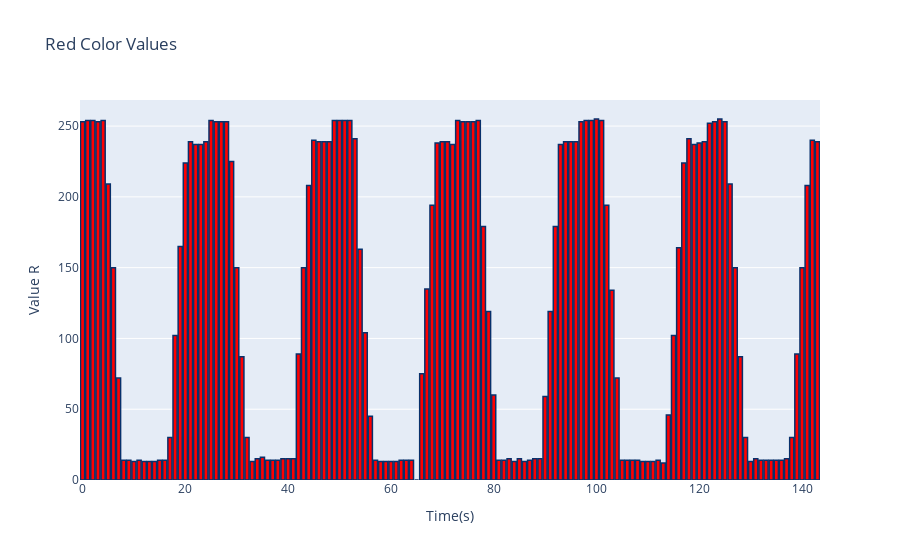
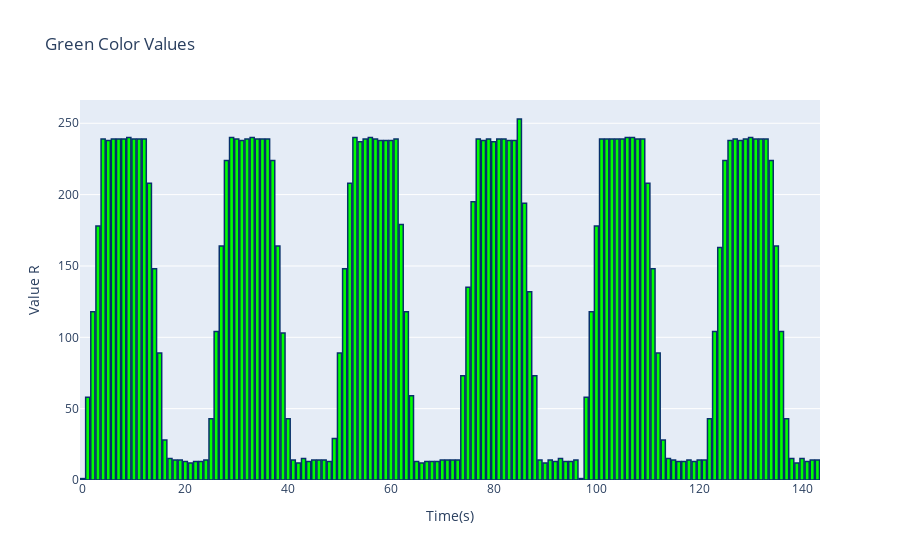
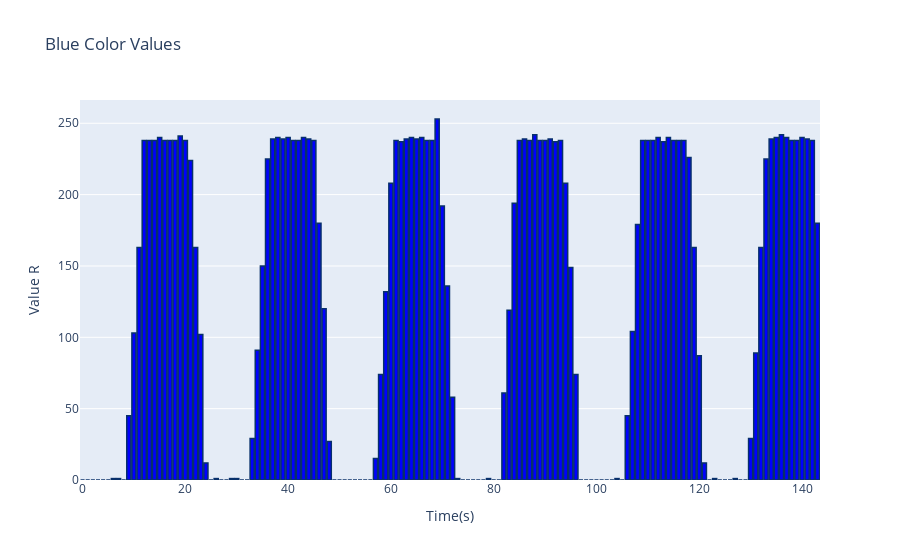

Write notebook code for charts like these, in order.
### Code cell
import numpy as np
import plotly.express as px
# isolates the first column of the list
def new_R():
    new_l1=np.delete(l, [1,2], axis=2)
    return (new_l1)
new_R()

RED=new_R().flatten() #flattens array
#graphs the Red values
def graph_R():
    df = px.data.tips()
    fig1 = px.bar(y=RED,title="Red Color Values")
    fig1.update_xaxes(title_text='Time(s)')
    fig1.update_yaxes(title_text='Value R')
    fig1.update_traces(marker_color='rgb(255,0,0)', marker_line_color='rgb(8,48,107)',
                  marker_line_width=1.5, opacity=1)
    fig1.show()
    fig1.write_image("Output/fig1.png") #saves graph to "Output" folder
graph_R()

# isolates the second column of the list
def new_G():
    new_l2=np.delete(l, [0,2], axis=2)
    return (new_l2)
new_G()

GREEN=new_G().flatten() #flattens array
#graphs the green values
def graph_G():
    fig2 = px.bar(y=(GREEN),title="Green Color Values")
    fig2.update_xaxes(title_text='Time(s)')
    fig2.update_yaxes(title_text='Value R')
    fig2.update_traces(marker_color='rgb(0, 255, 0)', marker_line_color='rgb(8,48,107)',
                  marker_line_width=1.5, opacity=1)
    fig2.show()
    fig2.write_image("Output/fig2.png") #saves graph to "Output" folder
graph_G()

# isolates the third column of the list
def new_B():
    new_l3=np.delete(l, [0,1], axis=2)
    return (new_l3)
new_B()

BLUE=new_B().flatten() #flattens array
# graphs the blue values
def graph_B():
    fig3 = px.bar(y=(BLUE),title="Blue Color Values")
    fig3.update_xaxes(title_text='Time(s)')
    fig3.update_yaxes(title_text='Value R')
    fig3.update_traces(marker_color='rgb(0, 0, 255)', marker_line_color='rgb(8,48,107)',
                  marker_line_width=1.5, opacity=1)
    fig3.show()
    fig3.write_image("Output/fig3.png") #saves graph to "Output" folder
graph_B()

### Figure 1 — Plotly figure (JSON) as saved in the notebook; plotly's stock layout.template omitted (floating-point values rounded to 4 significant figures; data arrays with more than 128 entries replaced by an {"elided": "..."} marker saying what was removed)
{"data": [{"alignmentgroup": "True", "hovertemplate": "x=%{x}<br>y=%{y}<extra></extra>", "legendgroup": "", "marker": {"color": "rgb(255,0,0)", "line": {"color": "rgb(8,48,107)", "width": 1.5}, "pattern": {"shape": ""}}, "name": "", "offsetgroup": "", "opacity": 1, "orientation": "v", "showlegend": false, "textposition": "auto", "type": "bar", "x": {"elided": "144 int values"}, "xaxis": "x", "y": {"elided": "144 int values"}, "yaxis": "y"}], "layout": {"barmode": "relative", "legend": {"tracegroupgap": 0}, "title": {"text": "Red Color Values"}, "xaxis": {"anchor": "y", "domain": [0, 1], "title": {"text": "Time(s)"}}, "yaxis": {"anchor": "x", "domain": [0, 1], "title": {"text": "Value R"}}}}

### Figure 2 — Plotly figure (JSON) as saved in the notebook; plotly's stock layout.template omitted (floating-point values rounded to 4 significant figures; data arrays with more than 128 entries replaced by an {"elided": "..."} marker saying what was removed)
{"data": [{"alignmentgroup": "True", "hovertemplate": "x=%{x}<br>y=%{y}<extra></extra>", "legendgroup": "", "marker": {"color": "rgb(0, 255, 0)", "line": {"color": "rgb(8,48,107)", "width": 1.5}, "pattern": {"shape": ""}}, "name": "", "offsetgroup": "", "opacity": 1, "orientation": "v", "showlegend": false, "textposition": "auto", "type": "bar", "x": {"elided": "144 int values"}, "xaxis": "x", "y": {"elided": "144 int values"}, "yaxis": "y"}], "layout": {"barmode": "relative", "legend": {"tracegroupgap": 0}, "title": {"text": "Green Color Values"}, "xaxis": {"anchor": "y", "domain": [0, 1], "title": {"text": "Time(s)"}}, "yaxis": {"anchor": "x", "domain": [0, 1], "title": {"text": "Value R"}}}}

### Figure 3 — Plotly figure (JSON) as saved in the notebook; plotly's stock layout.template omitted (floating-point values rounded to 4 significant figures; data arrays with more than 128 entries replaced by an {"elided": "..."} marker saying what was removed)
{"data": [{"alignmentgroup": "True", "hovertemplate": "x=%{x}<br>y=%{y}<extra></extra>", "legendgroup": "", "marker": {"color": "rgb(0, 0, 255)", "line": {"color": "rgb(8,48,107)", "width": 1.5}, "pattern": {"shape": ""}}, "name": "", "offsetgroup": "", "opacity": 1, "orientation": "v", "showlegend": false, "textposition": "auto", "type": "bar", "x": {"elided": "144 int values"}, "xaxis": "x", "y": {"elided": "144 int values"}, "yaxis": "y"}], "layout": {"barmode": "relative", "legend": {"tracegroupgap": 0}, "title": {"text": "Blue Color Values"}, "xaxis": {"anchor": "y", "domain": [0, 1], "title": {"text": "Time(s)"}}, "yaxis": {"anchor": "x", "domain": [0, 1], "title": {"text": "Value R"}}}}
